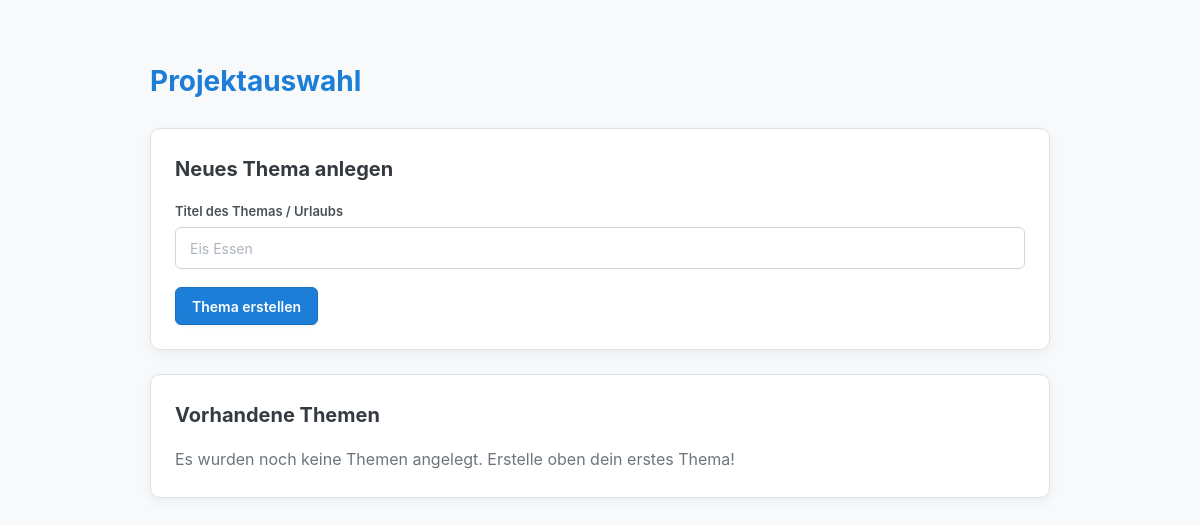
/, run on an earlier commit of the app's database.
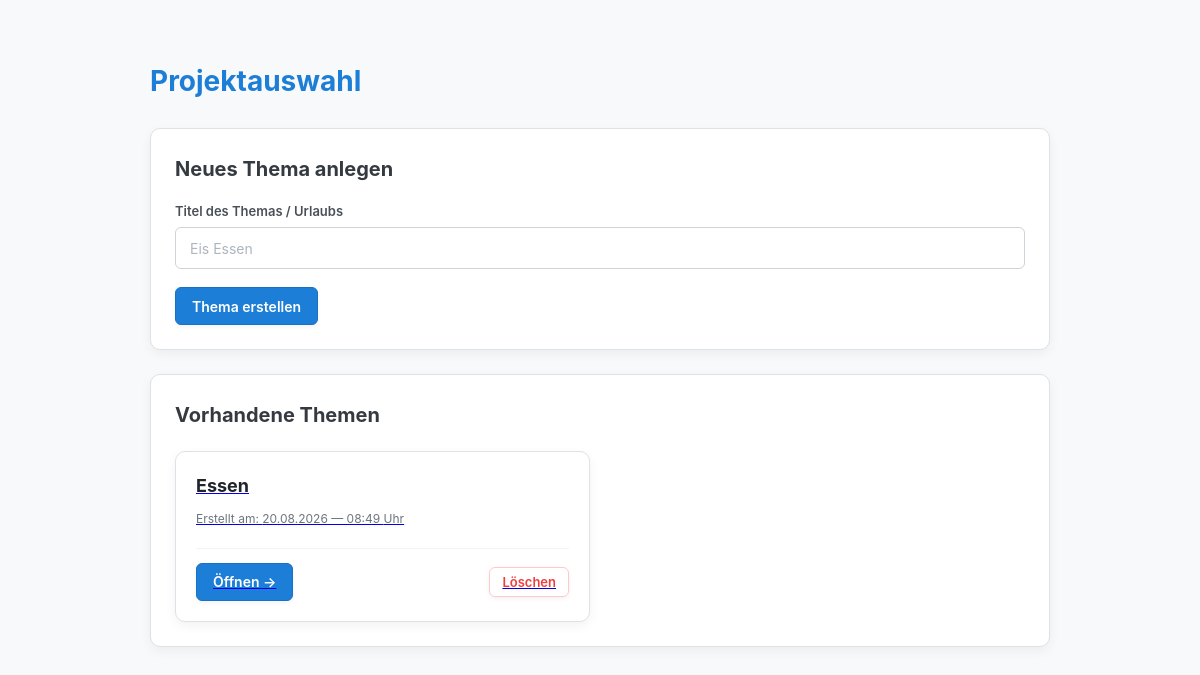
And on a later commit of the database.
### pool/models.py (models this page shows, shortened)
class Thema(models.Model):
    titel = models.CharField(max_length=200)
    erstellt_am = models.DateTimeField(auto_now_add=True)

### pool/views.py (the view)
# urls.py: path('', views.themen_liste, name='themen_liste'),
def themen_liste(request):
    if request.method == 'POST':
        form = ThemaForm(request.POST)
        if form.is_valid():
            form.save()
            return redirect('themen_liste')
    else:
        form = ThemaForm()
    themen = Thema.objects.all().order_by('-erstellt_am')
    return render(request, 'pool/themen_liste.html', {
        'themen': themen,
        'form': form
    })

### pool/forms.py
class ThemaForm(forms.ModelForm):
    class Meta:
        model = Thema
        fields = ['titel']
        widgets = {
            'titel': forms.TextInput(attrs={
                'class': 'form-control',
                'placeholder': 'Themenname (z. B. Urlaubsreise)'
            })
        }

### pool/templates/pool/themen_liste.html (shortened to what this page needs)
{% load static %}
<!DOCTYPE html>
<html lang="de">
<head>
    <link rel="stylesheet" href="{% static 'pool/css/style.css' %}">
</head>
<body>
    <h1>Projektauswahl</h1>
    <div class="card">
        <h2>Neues Thema anlegen</h2>
        <form method="POST">
            <div class="form-group">
                <label for="titel">Titel des Themas / Urlaubs</label>
                <input type="text" id="titel" name="titel" placeholder="Eis Essen" required>
            </div>
            <button type="submit" class="btn btn-primary">Thema erstellen</button>
        </form>
    </div>
    <div class="card">
        <h2>Vorhandene Themen</h2>
        {% if themen %}
            <div class="topic-grid">
    {% for thema in themen %}
        <a href="{% url 'thema_detail' thema.id %}" class="topic-card-link">
            <div class="topic-card">
                <div class="topic-card-content">
                    <h3 class="topic-title">{{ thema.titel }}</h3>
                    <div class="topic-meta">
                        Erstellt am: {{ thema.erstellt_am|date:"d.m.Y — H:i" }} Uhr
                    </div>
                </div>
                <div class="topic-actions">
                    <span class="btn btn-primary">Öffnen &rarr;</span>
                    <form method="POST"
                          class="form-inline"
                          onclick="event.stopPropagation();"
                          onsubmit="event.stopPropagation();">
                        <button type="submit" class="btn btn-danger-outline btn-sm">Löschen</button>
                    </form>
                </div>
            </div>
        </a>
    {% endfor %}
</div>
        {% else %}
            <p style="color: #6c757d; margin: 0;">Es wurden noch keine Themen angelegt. Erstelle oben dein erstes Thema!</p>
        {% endif %}
    </div>
</body>
</html>

What changed in the data, as far as the page shows it:
added Thema: titel "Essen", erstellt_am "20.08.2026 — 08:49"
Also different on the page:
text no longer shown: "Es wurden noch keine Themen angelegt. Erstelle oben dein erstes Thema!"
